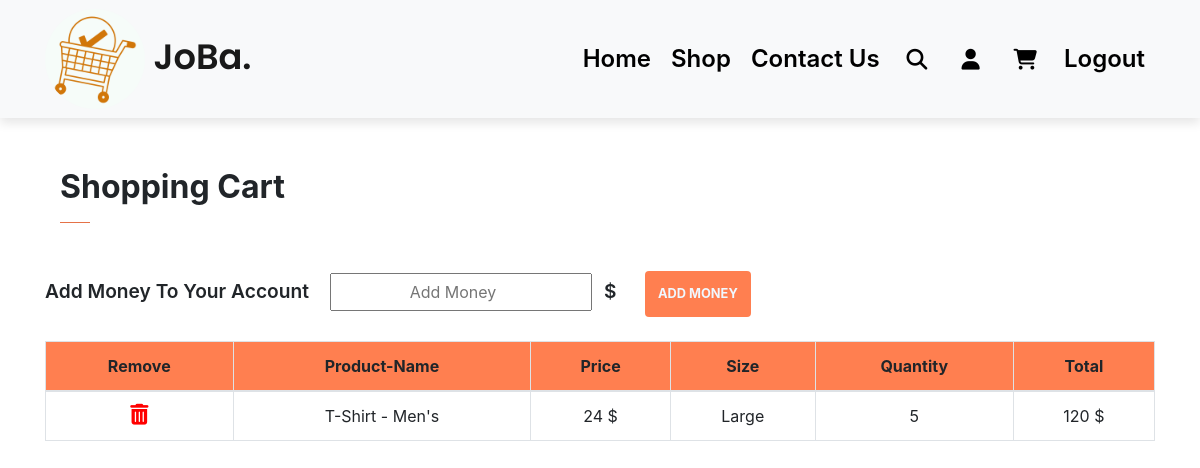
/cart (signed in), run on the app's committed database.
### JoBa/models.py (models this page shows)
class Product(db.Model):
    id = db.Column(db.Integer, primary_key=True)
    date = db.Column(db.DateTime(timezone= True), default=func.now())
    product_name = db.Column(db.String(1000))
    product_price = db.Column(db.Integer)
    size = db.Column(db.String(1000))
    quantity = db.Column(db.Integer)
    user_id = db.Column(db.Integer, db.ForeignKey('user.id'))

### JoBa/views.py (the view, shortened to what this page needs)
@views.route("/cart", methods=["GET", "POST"])
@login_required
def cart():
    if request.method == "GET":
        return render_template("cart.html", title="JoBa-Cart", user=current_user)

### JoBa/__init__.py (called while the page is built)
def create_app():
    app = Flask(__name__)
    app.config["SECRET_KEY"] = "yousefsoftware2002engineer98"  # Use to secret you login session and your website date
    app.config["SQLALCHEMY_DATABASE_URI"] = f"sqlite:///{DB_Name}"
    db.init_app(app)
    from .views import views
    from .auth import auth
    app.register_blueprint(views, url_prefix="/")
    app.register_blueprint(auth, url_prefix="/")
    from .models import User, Product
    with app.app_context():
        db.create_all()
    login_manager = LoginManager()
    login_manager.login_view = "auth.login"
    login_manager.init_app(app)
    @login_manager.user_loader
    def load_user(id):
        return User.query.get(int(id))
    return app

### JoBa/templates/cart.html (shortened to what this page needs)
<!DOCTYPE html>
<html lang="en">
<head>
    <link rel="stylesheet" href="{{ url_for('static', filename='css/style.css')}}">
    <link rel="stylesheet" href="https://cdnjs.cloudflare.com/ajax/libs/font-awesome/6.2.0/css/all.min.css">
    <link rel="stylesheet" href="https://cdn.jsdelivr.net/npm/bootstrap@4.6.2/dist/css/bootstrap.min.css">    <link rel="stylesheet" href="https://cdnjs.cloudflare.com/ajax/libs/font-awesome/6.2.0/css/all.min.css">
</head>
<body>
  <nav class="navbar navbar-expand-lg navbar-light bg-light py-1 fixed-top">
    <div class="container">
      <a class="navbar-brand" href="/">
        <img src="static/images/logo/white.png" alt="logo" class="nav-logo">
        JoBa.
      </a>
      <div class="collapse navbar-collapse" id="navbarSupportedContent">
        <ul class="navbar-nav ml-auto">
          {% if user.is_authenticated %}
              <li class="nav-item">
                <a class="nav-link" href="/">Home</a>
              </li>
              <li class="nav-item">
                <a class="nav-link" href="shop1">Shop</a>
              </li>
              <li class="nav-item">
                <a class="nav-link" href="contact_us">Contact Us</a>
              </li>
              <li class="nav-item">
                <a class="nav-link"><i class="fa-solid fa-magnifying-glass"></i></a>
              </li>
              <li class="nav-item">
                <a class="nav-link" href="profile"><i class="fa-solid fa-user"></i></a>
              </li>
              <li class="nav-item">
                <a class="nav-link" href="cart"><i class="fa-solid fa-cart-shopping"></i></a>
              </li>
              <li class="nav-item">
                <a class="nav-link" href="logout">Logout</a>
              </li>
            {% endif %}
        </ul>
      </div>
    </div>
  </nav>
  <div class="container ">
        <div class="container pt-5">
        <h2 class="font-weight-bold">Shopping Cart</h2>
        <hr>
        </div>
        <form method="POST" class="money-form mt-5 mb-4">
            <div class="form-group">
                <label class="form-label money-label" for="money">Add Money To Your Account</label>
                <input name="money" type="number" id="money" placeholder="Add Money" class="money-input ml-3"></input>
                <label class="form-label money-label mx-2" for="Dollar">$</label>
                <button class="money-btn btn ml-3">Add Money</button>
            </div>
        </form>
        <table class="table table-bordered" style="text-align: center;">
            <thead>
              <tr style="background-color:coral;">
                <th scope="col">Remove</th>
                <th scope="col">Product-Name</th>
                <th scope="col">Price</th>
                <th scope="col">Size</th>
                <th scope="col">Quantity</th>
                <th scope="col">Total</th>
              </tr>
            </thead>
            <tbody>
              {% for product in user.products %}
                <tr>
                  <th scope="row" onclick="deleteProduct({{ product.id }})"><i class="fa-solid fa-trash-can" style="font-size:1.3rem;"></i></th>
                  <td>{{ product.product_name}}</td>
                  <td>{{ product.product_price}} $</td>
                  <td>{{ product.size}}</td>
                  <td>{{ product.quantity}}</td>
                  <td>{{ product.quantity *  product.product_price }} $</td>
                </tr>
              {% endfor %}
            </tbody>
          </table>
 </div>
</body>
</html>

### JoBa/static/css/style.css (style rules this page uses)
* { margin: 0; padding: 0; box-sizing: border-box; }
body { font-family: 'Poppins', sans-serif; }
h2 { font-size: 1.8rem; font-weight: 600; }
button.btn { font-size: 0.8rem; font-weight: 700; outline: none; border: none; padding: 13px; text-transform: uppercase; background-color: #1d1d1d; color: aliceblue; cursor: pointer; transition: 0.3s ease; }
hr { width: 30px; height: 2px; background-color: coral; }
.navbar { font-size: 20px; top: 0; left: 0; box-shadow: 0 5px 10px rgba(0,0,0,0.1); }
.nav-logo { width: 100px; height: 100px; border-radius: 50%; }
.navbar-light .navbar-brand { font-size: 2.2rem; font-weight: 600; font-family: 'Poppins', sans-serif; }
.navbar-light .navbar-collapse .navbar-nav .nav-link { color: black; padding: 0 20px; transition: 0.3s ease; }
.navbar i { padding: 0 7px; font-size: 1.3rem; cursor: pointer; transition: 0.3s ease; }
.navbar-light .navbar-collapse .navbar-nav .nav-link { padding: 10px; font-size: 1.5rem; font-weight: 600; }
.money-form .money-label { font-size: 1.2rem; font-weight: 600; }
.money-form .money-input { text-align: center; padding: 5px; }
.money-form .money-btn { background-color: coral; }
.fa-trash-alt:before, .fa-trash-can:before { content: "\f2ed"; color: red; cursor: pointer; }

### data on the page
Product: product_name "T-Shirt - Men's", product_price "24", size "Large", quantity "5", product.quantity*product.product_price "120"
